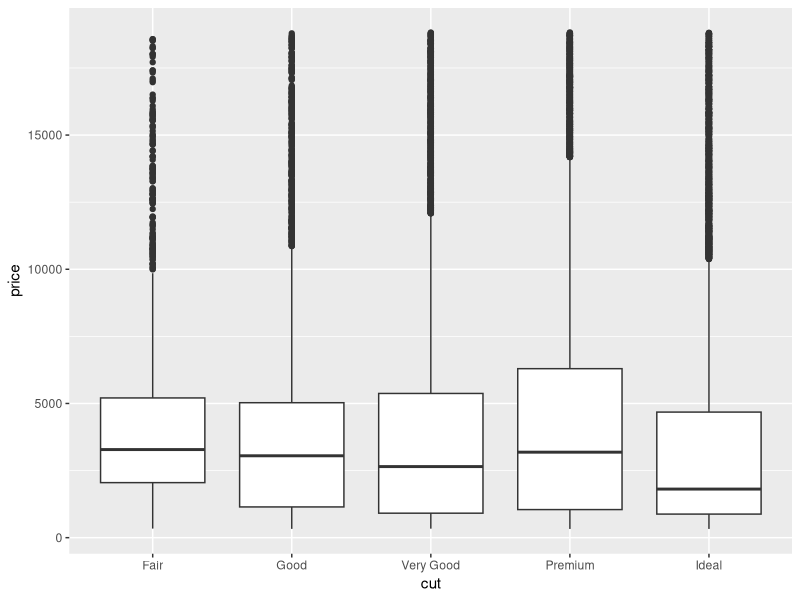
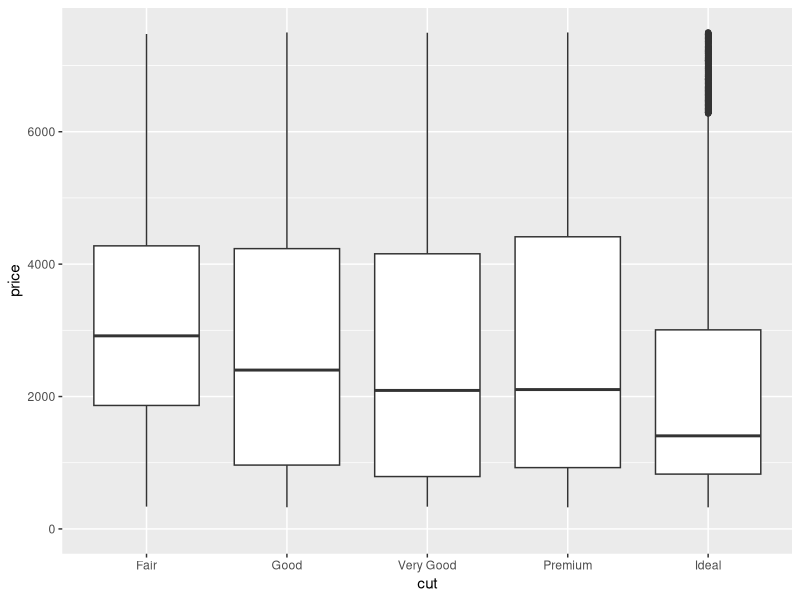
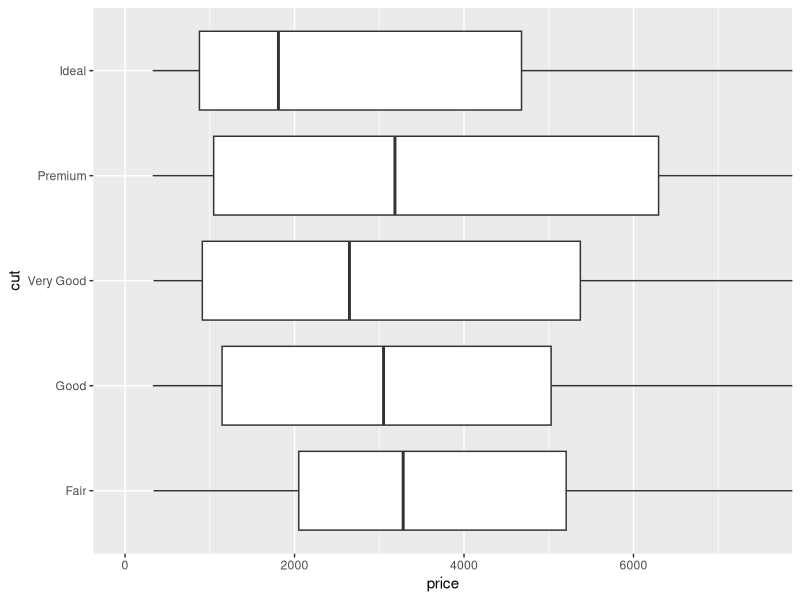
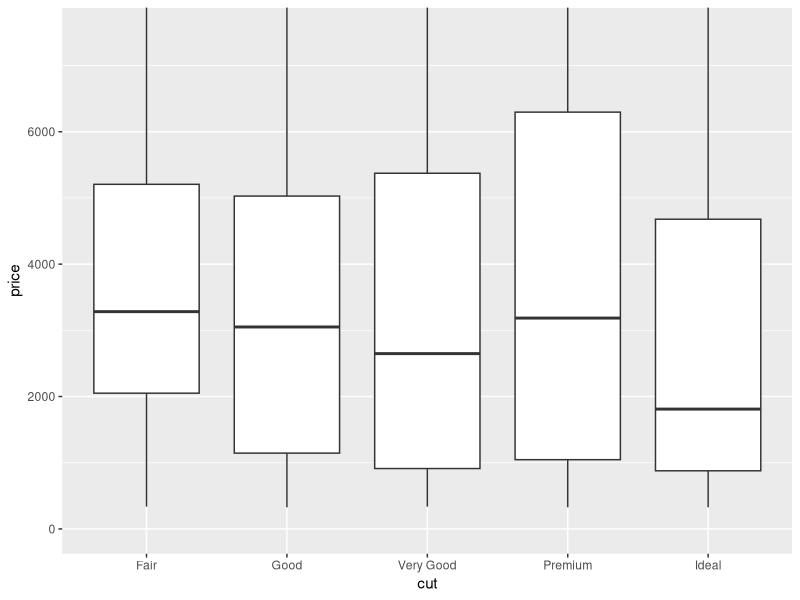
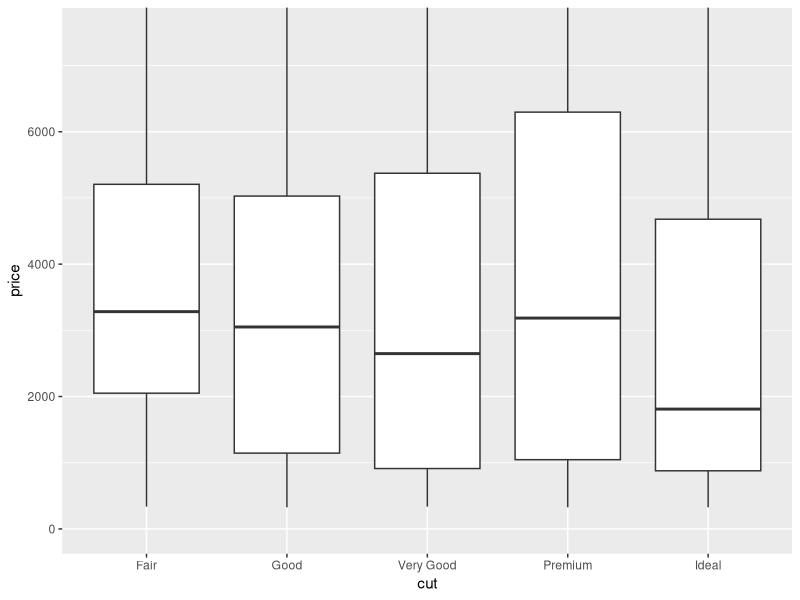
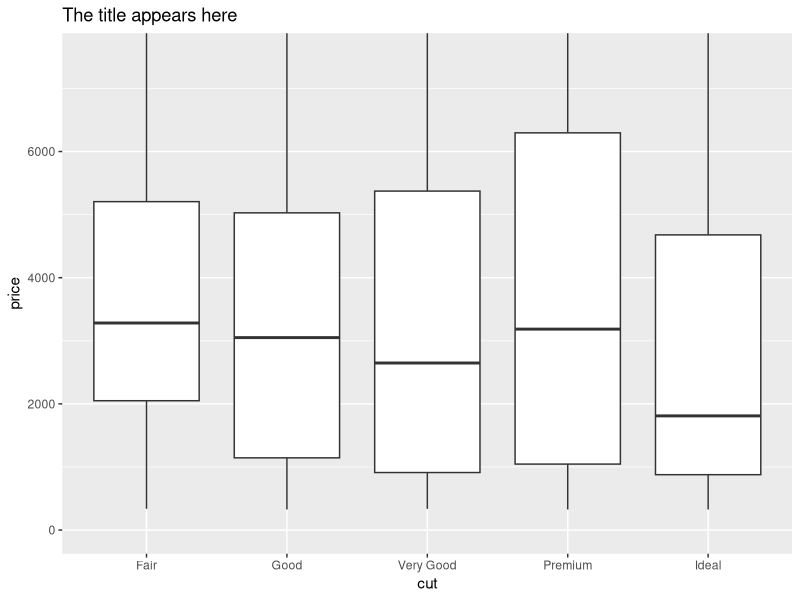
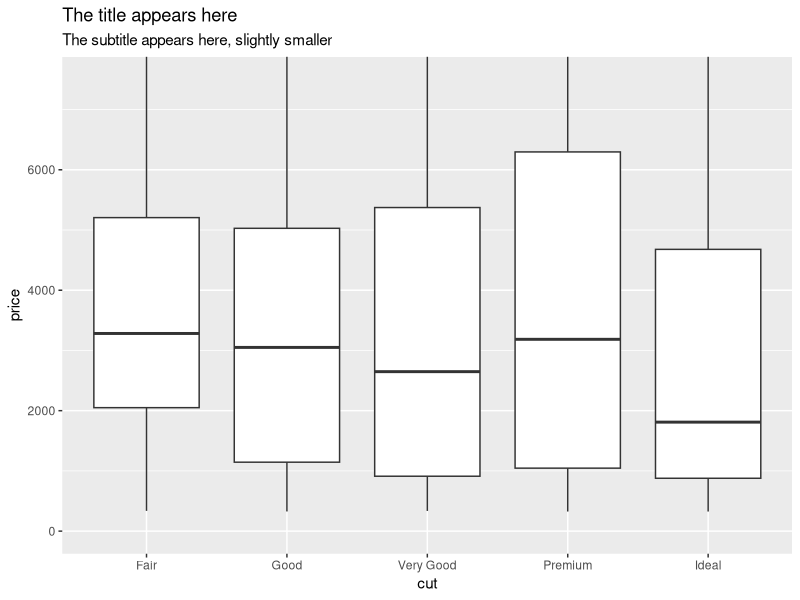
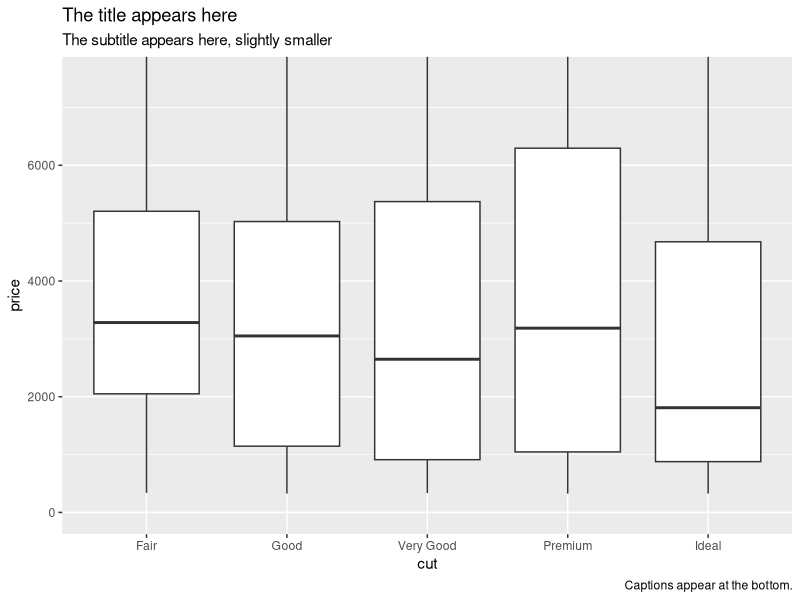

Source code (R) for these figures, in order:
## ---- chunk 1
knitr::opts_chunk$set(echo = TRUE)
## ---- chunk 2
library(ggplot2)
library(dplyr)
ggplot(diamonds) +
  geom_boxplot(mapping = aes(x = cut, y = price))

p <- ggplot(diamonds) +
  geom_boxplot(mapping = aes(x = cut, y = price))
## ---- chunk 3
diamonds %>% 
  group_by(cut) %>% 
  summarise(median = median(price))
## ---- chunk 4
p + ylim(0, 7500)
## ---- chunk 5
p + coord_flip(ylim = c(0, 7500))
## ---- chunk 6
p + coord_cartesian(ylim = c(0, 7500))
## ---- chunk 7
p <- p + coord_cartesian(ylim = c(0, 7500))
p
## ---- chunk 8
p + labs(title = "The title appears here")
## ---- chunk 9
p + labs(title = "The title appears here",
         subtitle = "The subtitle appears here, slightly smaller")
## ---- chunk 10
p + labs(title = "The title appears here",
         subtitle = "The subtitle appears here, slightly smaller",
         caption = "Captions appear at the bottom.")

p + labs(title = "Diamond prices by cut",
         subtitle = "Fair cut diamonds fetch the highest median price. Why?",
         caption = "Data collected by Hadley Wickham")
## ---- chunk 11
p1 <- ggplot(data = diamonds, mapping = aes(x = carat, y = price)) +
  geom_smooth(mapping = aes(color = cut), se = FALSE) + 
  labs(title = "Carat size vs. Price",
       subtitle = "Fair cut diamonds tend to be large, but they fetch the lowest prices for most carat sizes.",
       caption = "Data by Hadley Wickham")
## ---- chunk 12
p1 + annotate("text", x = 4, y = 7500, label = "There are no cheap,\nlarge diamonds")
## ---- chunk 13
p1 + theme_bw()
p1 + theme_classic()
p1 + theme_dark()
p1 + theme_gray()
p1 + theme_light()
p1 + theme_linedraw()
p1 + theme_minimal()
p1 + theme_void()

library("ggthemes")
p1 + theme_base()
p1 + theme_calc()
p1 + theme_economist()
p1 + theme_economist_white()
p1 + theme_excel()
p1 + theme_few()
p1 + theme_fivethirtyeight()
p1 + theme_foundation()
p1 + theme_gdocs()
p1 + theme_hc()
p1 + theme_igray()
p1 + theme_map()
p1 + theme_pander()
p1 + theme_par()
p1 + theme_solarized()
p1 + theme_solarized_2()
p1 + theme_solid()
p1 + theme_stata()
p1 + theme_tufte()
p1 + theme_wsj()
## ---- chunk 14
p1 + scale_color_grey()
## ---- chunk 15
p1 +
  scale_x_log10() + 
  scale_y_log10()
## ---- chunk 16
p1 + scale_color_brewer()
## ---- chunk 17
RColorBrewer::display.brewer.all()
## ---- chunk 18
p1 + scale_color_brewer(palette = "Purples")

p1 + scale_color_brewer(palette = "Spectral")
## ---- chunk 19
p_cont <- ggplot(data = mpg) + 
  geom_jitter(mapping = aes(x = displ, y = hwy, color = hwy)) +
  theme_bw()

p_cont

p_cont + scale_color_distiller(palette = "Spectral")

p_cont + scale_color_distiller(palette = "BrBG")
## ---- chunk 20
library("viridis")

p_cont + scale_color_viridis()
## ---- chunk 21
p_cont + scale_color_viridis(option = "A")
## ---- chunk 22
p_cont + scale_color_viridis(option = "B")
## ---- chunk 23
p_cont + scale_color_viridis(option = "C")
## ---- chunk 24
p_cont + scale_color_viridis(option = "D")
## ---- chunk 25
p_cont + theme(legend.position = "bottom")

p_cont + theme(legend.position = "top")

p_cont + theme(legend.position = "left")

p_cont + theme(legend.position = "right")
## ---- chunk 26
ggplot(data = mpg) + 
  geom_jitter(mapping = aes(x = displ, y = hwy, color = hwy)) +
  theme_bw() +
  theme(legend.position = "bottom")
## ---- chunk 27
p1 + scale_color_brewer(name = "Cut Grade", 
                        labels = c("Very Bad", "Bad", "Mediocre", "Nice", "Very Nice"))
## ---- chunk 28
p1 + scale_color_discrete(name = "Cut Grade", labels = c("Very Bad", "Bad", "Mediocre", "Nice", "Very Nice"))

p_cont + scale_color_continuous(name = "Highway MPG") + theme(legend.position = "top")
## ---- chunk 29
p1 + scale_x_continuous(name = "Carat Size", labels = c("Zero", "One", "Two", "Three", "Four", "Five"))
## ---- chunk 30
ggplot(data = diamonds, mapping = aes(x = carat, y = price)) +
  geom_point() + 
  geom_smooth(mapping = aes(color = cut), se = FALSE) +  
  labs(title = "Ideal cut diamonds command the best price for every carat size",
       subtitle = "Lines show GAM estimate of mean values for each level of cut",
       caption = "Data provided by Hadley Wickham",
       x = "Log Carat Size",
       y = "Log Price Size",
       color = "Cut Rating") +
  scale_x_log10() +
  scale_y_log10() +
  scale_color_brewer(palette = "Greens") +
  theme_light()
